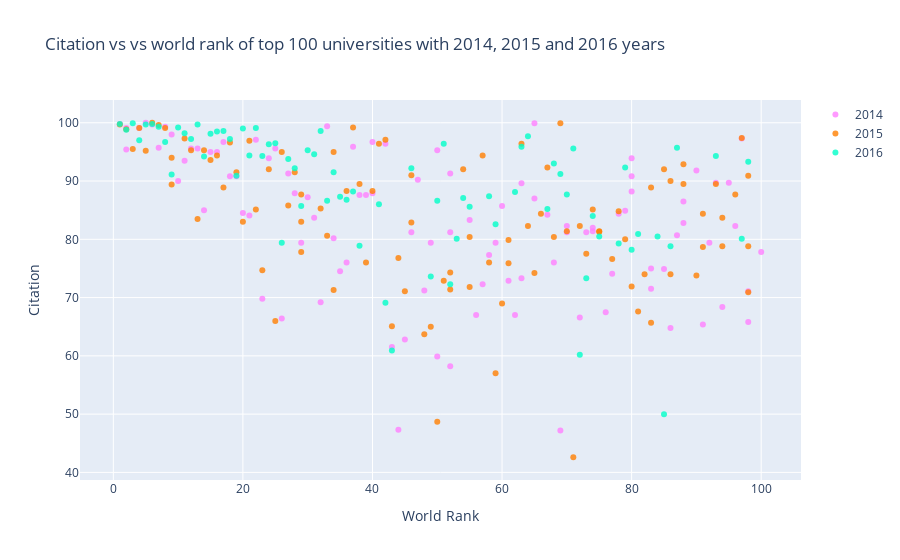

Notebook cell for this chart:
### Markdown cell above
<p id="2"></p> <br>

## Scatter Plot 

<br> Scatter Example: Citation vs world rank of top 100 universities with 2014, 2015 and 2016 years
* Import graph_objs as *go*
* Creating traces
    * x = x axis
    * y = y axis
    * mode = type of plot like marker, line or line + markers
    * name = name of the plots
    * marker = marker is used with dictionary. 
        * color = color of lines. It takes RGB (red, green, blue) and opacity (alpha)
    * text = The hover text (hover is curser)
* data = is a list that we add traces into it
* layout = it is dictionary.
    * title = title of layout
    * x axis = it is dictionary
        * title = label of x axis
        * ticklen = length of x axis ticks
        * zeroline = showing zero line or not
    * y axis = it is dictionary and same with x axis
* fig = it includes data and layout
* iplot() = plots the figure(fig) that is created by data and layout

### Code cell
# prepare data frames
df2014 = timesData[timesData.year == 2014].iloc[:100,:]
df2015 = timesData[timesData.year == 2015].iloc[:100,:]
df2016 = timesData[timesData.year == 2016].iloc[:100,:]

# creating trace1
trace1 = go.Scatter(
                    x = df2014.world_rank,
                    y = df2014.citations,
                    mode = 'markers',
                    name = '2014',
                    marker = dict(color = 'rgba(255, 128, 255, 0.8)'),
                    text = df2014.university_name)


# creating trace2
trace2 = go.Scatter(
                    x = df2015.world_rank,
                    y = df2015.citations,
                    mode = 'markers',
                    name = '2015',
                    marker = dict(color = 'rgba(255, 128, 2, 0.8)'),
                    text = df2015.university_name)

# creating trace3
trace3 = go.Scatter(
                    x = df2016.world_rank,
                    y = df2016.citations,
                    mode = 'markers',
                    name = '2016',
                    marker = dict(color = 'rgba(0, 255, 200, 0.8)'),
                    text = df2016.university_name)

data = [trace1, trace2, trace3]
layout = dict(title = 'Citation vs vs world rank of top 100 universities with 2014, 2015 and 2016 years',
              xaxis = dict(title = 'World Rank', ticklen = 5, zeroline = False),
              yaxis = dict(title = 'Citation', ticklen = 5, zeroline = False)
             )

fig = dict(data = data, layout = layout)
iplot(fig)

### Figure 1 — Plotly figure (JSON) as saved in the notebook; plotly's stock layout.template omitted (floating-point values rounded to 4 significant figures)
{"data": [{"marker": {"color": "rgba(255, 128, 255, 0.8)"}, "mode": "markers", "name": "2014", "text": ["California Institute of Technology", "Harvard University", "University of Oxford", "Stanford University", "Massachusetts Institute of Technology", "Princeton University", "University of Cambridge", "University of California, Berkeley", "University of Chicago", "Imperial College London", "Yale University", "University of California, Los Angeles", "Columbia University", "ETH Zurich – Swiss Federal Institute of Technology Zurich", "Johns Hopkins University", "University of Pennsylvania", "Duke University", "University of Michigan", "Cornell University", "University of Toronto", "University College London", "Northwestern University", "University of Tokyo", "Carnegie Mellon University", "University of Washington", "National University of Singapore", "University of Texas at Austin", "Georgia Institute of Technology", "University of Illinois at Urbana-Champaign", "University of Wisconsin-Madison", "University of British Columbia", "London School of Economics and Political Science", "University of California, Santa Barbara", "University of Melbourne", "McGill University", "Karolinska Institute", "École Polytechnique Fédérale de Lausanne", "King’s College London", "University of Edinburgh", "New York University", "University of California, San Diego", "Washington University in St Louis", "University of Hong Kong", "Seoul National University", "Peking University", "University of Minnesota", "University of North Carolina at Chapel Hill", "Australian National University", "Pennsylvania State University", "Boston University", "Tsinghua University", "Brown University", "Kyoto University", "University of California, Davis", "LMU Munich", "Korea Advanced Institute of Science and Technology (KAIST)", "Hong Kong University of Science and Technology", "University of Manchester", "Ohio State University", "Pohang University of Science and Technology", "KU Leuven", "Purdue University", "The University of Queensland", "University of Göttingen", "Rice University", "École Normale Supérieure", "Leiden University", "Heidelberg University", "Delft University of Technology", "University of Southern California", "École Polytechnique", "University of Sydney", "Erasmus University Rotterdam", "University of Basel", "Utrecht University", "Nanyang Technological University", "Wageningen University and Research Center", "University of Pittsburgh", "University of Bristol", "Durham University", "Emory University", "Tufts University", "Michigan State University", "University of Amsterdam", "Ghent University", "Free University of Berlin", "Technical University of Munich", "Case Western Reserve University", "Vanderbilt University", "University of Notre Dame", "Monash University", "McMaster University", "University of California, Irvine", "Humboldt University of Berlin", "University of Rochester", "Pierre and Marie Curie University", "University of Colorado Boulder", "Maastricht University", "University of Groningen", "University of Helsinki"], "type": "scatter", "x": ["1", "2", "2", "4", "5", "6", "7", "8", "9", "10", "11", "12", "13", "14", "15", "16", "17", "18", "19", "20", "21", "22", "23", "24", "25", "26", "27", "28", "29", "30", "31", "32", "33", "34", "35", "36", "37", "38", "39", "40", "40", "42", "43", "44", "45", "46", "47", "48", "49", "50", "50", "52", "52", "52", "55", "56", "57", "58", "59", "60", "61", "62", "63", "63", "65", "65", "67", "68", "69", "70", "70", "72", "73", "74", "74", "76", "77", "78", "79", "80", "80", "80", "83", "83", "85", "86", "87", "88", "88", "90", "91", "92", "93", "94", "95", "96", "97", "98", "98", "100"], "y": [99.8, 99.1, 95.4, 99.1, 100, 99.7, 95.7, 99.3, 98, 90, 93.5, 95.6, 95.6, 85, 95, 95, 96.7, 90.8, 90.8, 84.5, 84.1, 97.1, 69.8, 93.9, 95.6, 66.4, 91.3, 87.9, 79.4, 87.2, 83.7, 69.2, 99.4, 80.2, 74.5, 76, 95.9, 87.6, 87.6, 87.9, 96.7, 96.4, 61.5, 47.3, 62.8, 81.2, 90.2, 71.2, 79.4, 95.3, 59.9, 91.3, 58.2, 81.2, 83.3, 67, 72.3, 77.3, 79.4, 85.7, 72.9, 67, 73.3, 89.6, 99.9, 87, 84.2, 76, 47.2, 81.2, 82.3, 66.6, 81.2, 81.4, 82, 67.5, 74.1, 84.4, 84.9, 88.2, 90.8, 93.9, 71.5, 75, 74.9, 64.8, 80.7, 82.8, 86.5, 91.8, 65.4, 79.4, 89.7, 68.4, 89.7, 82.3, 97.3, 65.8, 71.1, 77.8]}, {"marker": {"color": "rgba(255, 128, 2, 0.8)"}, "mode": "markers", "name": "2015", "text": ["California Institute of Technology", "Harvard University", "University of Oxford", "Stanford University", "University of Cambridge", "Massachusetts Institute of Technology", "Princeton University", "University of California, Berkeley", "Imperial College London", "Yale University", "University of Chicago", "University of California, Los Angeles", "ETH Zurich – Swiss Federal Institute of Technology Zurich", "Columbia University", "Johns Hopkins University", "University of Pennsylvania", "University of Michigan", "Duke University", "Cornell University", "University of Toronto", "Northwestern University", "University College London", "University of Tokyo", "Carnegie Mellon University", "National University of Singapore", "University of Washington", "Georgia Institute of Technology", "University of Texas at Austin", "LMU Munich", "University of Illinois at Urbana-Champaign", "University of Wisconsin-Madison", "University of British Columbia", "University of Melbourne", "London School of Economics and Political Science", "École Polytechnique Fédérale de Lausanne", "University of Edinburgh", "University of California, Santa Barbara", "New York University", "McGill University", "King’s College London", "University of California, San Diego", "Washington University in St Louis", "University of Hong Kong", "Karolinska Institute", "Australian National University", "University of Minnesota", "University of North Carolina at Chapel Hill", "Peking University", "Tsinghua University", "Seoul National University", "Hong Kong University of Science and Technology", "Korea Advanced Institute of Science and Technology (KAIST)", "University of Manchester", "Brown University", "KU Leuven", "University of California, Davis", "Boston University", "Pennsylvania State University", "Kyoto University", "University of Sydney", "Nanyang Technological University", "École Polytechnique", "Scuola Normale Superiore di Pisa", "Leiden University", "The University of Queensland", "Pohang University of Science and Technology", "University of Göttingen", "Ohio State University", "Rice University", "Heidelberg University", "Delft University of Technology", "Erasmus University Rotterdam", "Wageningen University and Research Center", "University of Bristol", "University of Basel", "University of Southern California", "University of Amsterdam", "École Normale Supérieure", "Utrecht University", "Humboldt University of Berlin", "Free University of Berlin", "Michigan State University", "Durham University", "Monash University", "Middle East Technical University", "University of Arizona", "University of Notre Dame", "Tufts University", "University of California, Irvine", "Ghent University", "University of Massachusetts", "University of Pittsburgh", "Emory University", "McMaster University", "University of Glasgow", "Vanderbilt University", "University of Colorado Boulder", "Stockholm University", "Technical University of Munich", "Uppsala University"], "type": "scatter", "x": ["1", "2", "3", "4", "5", "6", "7", "8", "9", "9", "11", "12", "13", "14", "15", "16", "17", "18", "19", "20", "21", "22", "23", "24", "25", "26", "27", "28", "29", "29", "29", "32", "33", "34", "34", "36", "37", "38", "39", "40", "41", "42", "43", "44", "45", "46", "46", "48", "49", "50", "51", "52", "52", "54", "55", "55", "57", "58", "59", "60", "61", "61", "63", "64", "65", "66", "67", "68", "69", "70", "71", "72", "73", "74", "75", "75", "77", "78", "79", "80", "81", "82", "83", "83", "85", "86", "86", "88", "88", "90", "91", "91", "93", "94", "94", "96", "97", "98", "98", "98"], "y": [99.7, 98.9, 95.5, 99.1, 95.2, 100, 99.6, 99.1, 89.4, 94, 97.3, 95.3, 83.5, 95.3, 93.6, 94.4, 88.9, 96.6, 91.5, 83, 96.9, 85.1, 74.7, 92, 66, 95, 85.8, 91.5, 83, 77.8, 87.7, 85.3, 80.6, 71.3, 95, 88.3, 99.2, 89.5, 76, 88.3, 96.4, 97.1, 65.1, 76.8, 71.1, 82.9, 91, 63.7, 65, 48.7, 72.9, 71.4, 74.3, 92, 71.8, 80.4, 94.4, 76, 57, 69, 75.9, 79.9, 96.4, 82.3, 74.2, 84.4, 92.3, 80.4, 99.9, 81.4, 42.6, 82.3, 77.5, 85.1, 81.4, 81.3, 76.6, 84.8, 80, 71.9, 67.6, 74, 88.9, 65.7, 92, 74, 90, 92.9, 89.5, 73.8, 78.7, 84.4, 89.5, 78.8, 83.7, 87.7, 97.4, 90.9, 78.8, 70.9]}, {"marker": {"color": "rgba(0, 255, 200, 0.8)"}, "mode": "markers", "name": "2016", "text": ["California Institute of Technology", "University of Oxford", "Stanford University", "University of Cambridge", "Massachusetts Institute of Technology", "Harvard University", "Princeton University", "Imperial College London", "ETH Zurich – Swiss Federal Institute of Technology Zurich", "University of Chicago", "Johns Hopkins University", "Yale University", "University of California, Berkeley", "University College London", "Columbia University", "University of California, Los Angeles", "University of Pennsylvania", "Cornell University", "University of Toronto", "Duke University", "University of Michigan", "Carnegie Mellon University", "London School of Economics and Political Science", "University of Edinburgh", "Northwestern University", "National University of Singapore", "King’s College London", "Karolinska Institute", "LMU Munich", "New York University", "École Polytechnique Fédérale de Lausanne", "University of Washington", "University of Melbourne", "University of British Columbia", "KU Leuven", "University of Illinois at Urbana-Champaign", "Heidelberg University", "McGill University", "University of California, San Diego", "University of California, Santa Barbara", "Georgia Institute of Technology", "Peking University", "University of Tokyo", "University of California, Davis", "University of Hong Kong", "University of Texas at Austin", "Tsinghua University", "Wageningen University and Research Center", "Humboldt University of Berlin", "University of Wisconsin-Madison", "Brown University", "Australian National University", "Technical University of Munich", "École Normale Supérieure", "Nanyang Technological University", "University of Manchester", "University of Sydney", "University of Amsterdam", "Hong Kong University of Science and Technology", "The University of Queensland", "Washington University in St Louis", "Utrecht University", "University of North Carolina at Chapel Hill", "Boston University", "Delft University of Technology", "University of Minnesota", "Leiden University", "University of Southern California", "University of Bristol", "Durham University", "Erasmus University Rotterdam", "Free University of Berlin", "Monash University", "University of Groningen", "Pennsylvania State University", "University of Glasgow", "University of Helsinki", "University of Tübingen", "University of Pittsburgh", "University of Warwick", "Uppsala University", "University of Copenhagen", "University of New South Wales", "University of Freiburg", "Seoul National University", "University of St Andrews", "Vanderbilt University", "Kyoto University", "Maastricht University", "Emory University", "Lund University", "Ohio State University", "University of Exeter", "University of Bonn", "Georgetown University", "McMaster University", "University of Sheffield", "Queen Mary University of London", "University of Göttingen", "Michigan State University"], "type": "scatter", "x": ["1", "2", "3", "4", "5", "6", "7", "8", "9", "10", "11", "12", "13", "14", "15", "16", "17", "18", "19", "20", "21", "22", "23", "24", "25", "26", "27", "28", "29", "30", "31", "32", "33", "34", "35", "36", "37", "38", "=39", "=39", "41", "42", "43", "=44", "=44", "46", "=47", "=47", "49", "50", "51", "52", "53", "54", "55", "=56", "=56", "58", "59", "=60", "=60", "62", "63", "64", "=65", "=65", "67", "68", "69", "70", "71", "72", "73", "74", "75", "=76", "=76", "78", "79", "80", "81", "=82", "=82", "84", "85", "86", "87", "=88", "=88", "=90", "=90", "=90", "93", "=94", "=94", "=94", "97", "98", "=99", "=99"], "y": [99.8, 98.8, 99.9, 97, 99.7, 99.8, 99.3, 96.7, 91.1, 99.2, 98.2, 97.2, 99.7, 94.2, 98.1, 98.5, 98.6, 97.2, 90.9, 99, 94.4, 99.1, 94.3, 96.3, 96.5, 79.4, 93.8, 92.2, 85.7, 95.3, 94.6, 98.6, 86.6, 91.5, 87.3, 86.8, 88.2, 78.9, 98.7, 99.2, 86, 69.1, 60.9, 84.3, 70.1, 92.2, 58.8, 87.8, 73.6, 86.6, 96.4, 72.3, 80.1, 87.1, 85.6, 77.3, 77.5, 87.4, 82.6, 82.4, 99.2, 88.1, 95.9, 97.7, 61.5, 88, 85.2, 93, 91.2, 87.7, 95.6, 60.2, 73.3, 84, 80.5, 92.3, 82.1, 79.3, 92.3, 78.2, 80.9, 86.2, 82.1, 80.5, 50, 78.8, 95.7, 46.6, 82.7, 96.7, 81.3, 83.2, 94.3, 85.3, 82.5, 84.9, 80.1, 93.3, 72.7, 76.8]}], "layout": {"title": {"text": "Citation vs vs world rank of top 100 universities with 2014, 2015 and 2016 years"}, "xaxis": {"ticklen": 5, "title": {"text": "World Rank"}, "zeroline": false}, "yaxis": {"ticklen": 5, "title": {"text": "Citation"}, "zeroline": false}}}
